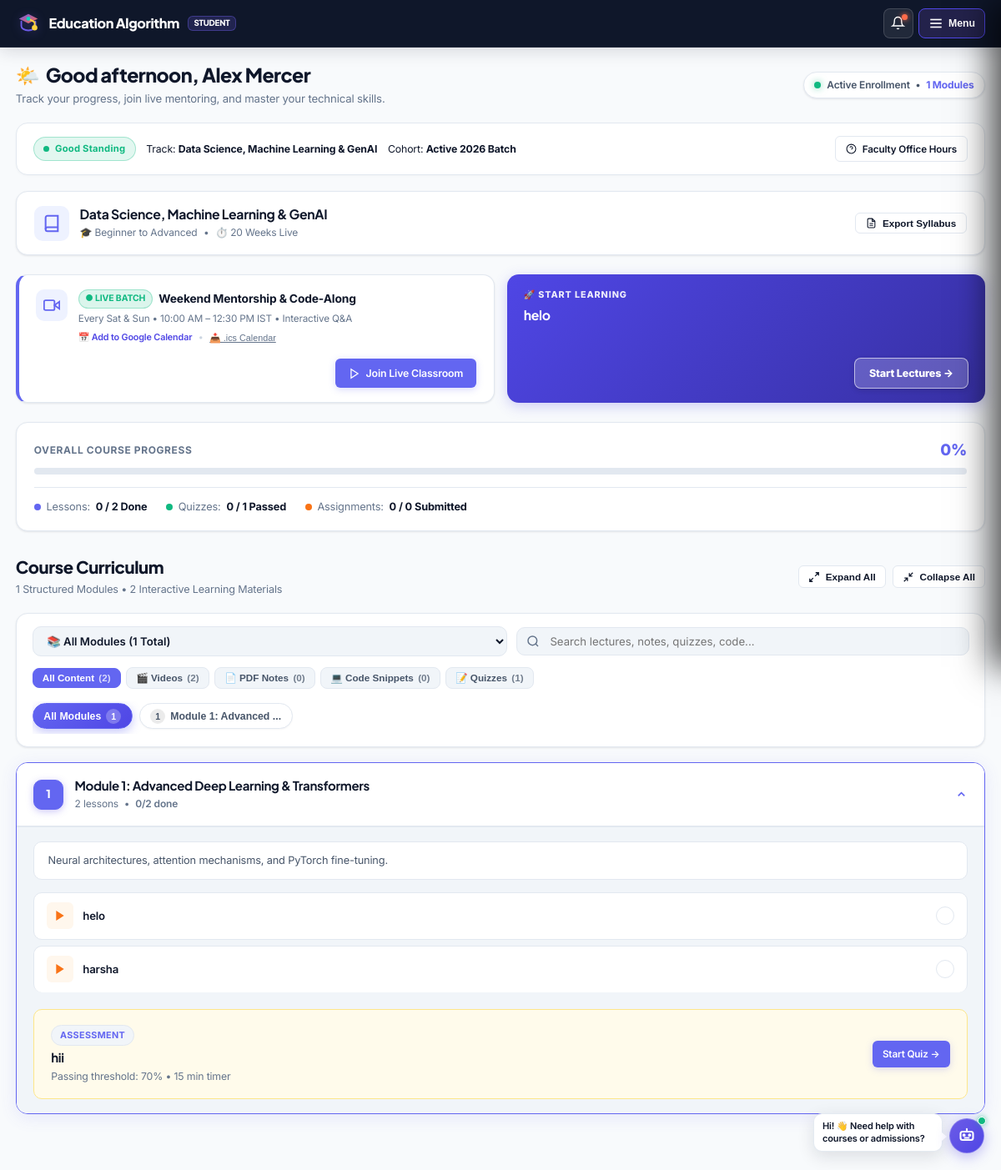
Page /dashboard (signed in) on the committed database.
### tables this page shows
CREATE TABLE `enrollments` (
  `id` int(11) NOT NULL AUTO_INCREMENT,
  `student_id` int(11) DEFAULT NULL,
  `course_id` int(11) DEFAULT NULL,
  `name` varchar(100) NOT NULL,
  `email` varchar(150) NOT NULL,
  `phone` varchar(30) NOT NULL,
  `course` varchar(150) NOT NULL,
  `amount` int(11) NOT NULL DEFAULT 15000,
  `payment_status` varchar(20) NOT NULL DEFAULT 'pending',
  `status` varchar(20) DEFAULT 'pending',
  `razorpay_order_id` varchar(100) DEFAULT NULL,
  `razorpay_payment_id` varchar(100) DEFAULT NULL,
  `enrolled_at` timestamp NULL DEFAULT NULL,
  `expires_at` timestamp NULL DEFAULT NULL,
  `lead_status` varchar(30) NOT NULL DEFAULT 'new',
  `created_at` timestamp NOT NULL DEFAULT current_timestamp(),
  PRIMARY KEY (`id`),
  KEY `idx_enrollments_email` (`email`),
  KEY `idx_enrollments_student_id` (`student_id`),
  KEY `idx_enrollments_status` (`status`),
  KEY `idx_enrollments_course_id` (`course_id`)
);

CREATE TABLE `courses` (
  `id` int(11) NOT NULL AUTO_INCREMENT,
  `title` varchar(150) NOT NULL,
  `slug` varchar(180) DEFAULT NULL,
  `description` text DEFAULT NULL,
  `level` varchar(50) DEFAULT 'Beginner to Advanced',
  `duration` varchar(50) DEFAULT '12 Weeks',
  `price` int(11) NOT NULL DEFAULT 15000,
  `status` varchar(20) NOT NULL DEFAULT 'published',
  `published_at` datetime DEFAULT NULL,
  `created_at` timestamp NOT NULL DEFAULT current_timestamp(),
  `updated_at` timestamp NOT NULL DEFAULT current_timestamp() ON UPDATE current_timestamp(),
  PRIMARY KEY (`id`),
  KEY `idx_courses_status` (`status`)
);

CREATE TABLE `videos` (
  `id` int(11) NOT NULL AUTO_INCREMENT,
  `module_id` int(11) NOT NULL,
  `title` varchar(150) NOT NULL,
  `file_path` varchar(255) NOT NULL,
  `sort_order` int(11) NOT NULL DEFAULT 0,
  `created_at` timestamp NOT NULL DEFAULT current_timestamp(),
  `duration` varchar(20) DEFAULT NULL,
  `youtube_id` varchar(20) DEFAULT NULL COMMENT 'YouTube 11-char video ID',
  `video_url` varchar(500) DEFAULT NULL COMMENT 'External video URL (Bunny.net, Vimeo, etc)',
  `bunny_video_id` varchar(100) DEFAULT NULL,
  PRIMARY KEY (`id`),
  KEY `module_id` (`module_id`),
  CONSTRAINT `videos_ibfk_1` FOREIGN KEY (`module_id`) REFERENCES `modules` (`id`) ON DELETE CASCADE
);

CREATE TABLE `modules` (
  `id` int(11) NOT NULL AUTO_INCREMENT,
  `course_id` int(11) NOT NULL,
  `title` varchar(150) NOT NULL,
  `description` text DEFAULT NULL,
  `sort_order` int(11) NOT NULL DEFAULT 0,
  `created_at` timestamp NOT NULL DEFAULT current_timestamp(),
  PRIMARY KEY (`id`),
  KEY `course_id` (`course_id`),
  CONSTRAINT `modules_ibfk_1` FOREIGN KEY (`course_id`) REFERENCES `courses` (`id`) ON DELETE CASCADE
);

CREATE TABLE `quizzes` (
  `id` int(11) NOT NULL AUTO_INCREMENT,
  `module_id` int(11) NOT NULL,
  `title` varchar(150) NOT NULL,
  `time_limit_minutes` int(11) NOT NULL DEFAULT 0,
  `pass_percent` int(11) NOT NULL DEFAULT 50,
  `created_at` timestamp NOT NULL DEFAULT current_timestamp(),
  PRIMARY KEY (`id`),
  KEY `module_id` (`module_id`),
  CONSTRAINT `quizzes_ibfk_1` FOREIGN KEY (`module_id`) REFERENCES `modules` (`id`) ON DELETE CASCADE
);

### dashboard.php (the view, shortened to what the rows shown need)
<?php
require_once __DIR__ . "/config.php";
require_once __DIR__ . "/includes/auth.php";
require_once __DIR__ . "/includes/gamification.php";
$studentId = requireStudent();
$hour = (int)date('G');
if ($hour >= 5 && $hour < 12) {
    $greeting = "Good morning";
    $greetingIcon = "☀️";
} elseif ($hour >= 12 && $hour < 17) {
    $greeting = "Good afternoon";
    $greetingIcon = "🌤️";
} else {
    $greeting = "Good evening";
    $greetingIcon = "🌙";
}
$enrolledCourses = getStudentCourses($studentId);
$hasEnrolledCourses = !empty($enrolledCourses);
$selectedCourseId = isset($_GET['course_id']) ? (int)$_GET['course_id'] : ($enrolledCourses[0]['id'] ?? 0);
$currentCourse = null;
if ($hasEnrolledCourses) {
    foreach ($enrolledCourses as $c) {
        if ((int)$c['id'] === $selectedCourseId) {
            $currentCourse = $c;
            break;
        }
    }
}
$stmtMod = $pdo->prepare("SELECT * FROM modules WHERE course_id = ? ORDER BY sort_order ASC, id ASC");
$stmtMod->execute([$selectedCourseId]);
$modules = $stmtMod->fetchAll();
$moduleIds = array_column($modules, 'id');
$modulePlaceholder = !empty($moduleIds) ? implode(',', array_fill(0, count($moduleIds), '?')) : '0';
$videosByModule = [];
if (!empty($moduleIds)) {
    $stmtV = $pdo->prepare("SELECT * FROM videos WHERE module_id IN ($modulePlaceholder) ORDER BY sort_order ASC");
    $stmtV->execute($moduleIds);
    foreach ($stmtV->fetchAll() as $v) {
        $videosByModule[$v["module_id"]][] = $v;
    }
}
$notesByModule = [];
$codeByModule = [];
$quizzesByModule = [];
if (!empty($moduleIds)) {
    $stmtQ = $pdo->prepare("SELECT * FROM quizzes WHERE module_id IN ($modulePlaceholder)");
    $stmtQ->execute($moduleIds);
    foreach ($stmtQ->fetchAll() as $q) {
        $quizzesByModule[$q["module_id"]] = $q;
    }
}
$attempts = [];
$completed = [];
$totalCourseItems = 0;
$doneCourseItems = 0;
$nextUpLesson = null;
foreach ($modules as $m) {
    $mid = $m["id"];
    foreach (($videosByModule[$mid] ?? []) as $v) {
        $totalCourseItems++;
        if (isset($completed["video_" . $v["id"]])) {
            $doneCourseItems++;
        } elseif (!$nextUpLesson) {
            $nextUpLesson = ['type' => 'video', 'title' => $v['title'], 'url' => 'watch.php?id=' . $v['id']];
        }
    }
}
$overallPercent = $totalCourseItems > 0 ? round(($doneCourseItems / $totalCourseItems) * 100) : 0;
?>
<!DOCTYPE html>
<html lang="en">
<head>
    <link rel="stylesheet" href="css/student.css?v=9.0">
    <link rel="stylesheet" href="css/chatbot.css?v=5.0.0">
</head>
<body>
    <?php include __DIR__ . "/student-nav.php"; ?>
    <main class="app-container">
        <section class="dashboard-hero-deck">
            <div class="hero-greeting-bar">
                <div class="greeting-title-block">
                    <h1>
                        <span id="studentGreetingIcon"><?php echo $greetingIcon; ?></span>
                        <span id="studentGreetingText"><?php echo $greeting; ?>, <?php echo e($studentName); ?></span>
                    </h1>
                </div>
            </div>
            <div class="academic-standing-card" style="border-radius: 14px; padding: 1rem 1.35rem; margin-bottom: 1.25rem; display: flex; align-items: center; justify-content: space-between; flex-wrap: wrap; gap: 1rem; box-shadow: 0 1px 3px rgba(0,0,0,0.03);">
                <div style="display: flex; align-items: center; gap: 0.85rem; flex-wrap: wrap;">
                    <div style="font-size: 0.82rem;">
                        <span>Track: <strong><?php echo e($currentCourse['title'] ?? 'Software Engineering'); ?></strong></span>
                    </div>
                </div>
            </div>
            <div class="course-showcase-card">
                <div class="course-showcase-left">
                    <div class="course-showcase-meta">
                        <h2><?php echo e($currentCourse['title'] ?? 'Course Title'); ?></h2>
                        <div class="meta-tags">
                            <span>🎓 <?php echo e($currentCourse['level'] ?? 'All Levels'); ?></span>
                            <span>•</span>
                            <span>⏱️ <?php echo e($currentCourse['duration'] ?? 'Self-Paced'); ?></span>
                        </div>
                    </div>
                </div>
            </div>
        </section>
        <section class="dual-banners-grid">
            <?php if ($nextUpLesson && $overallPercent < 100):
                $isNewStudent = ($doneCourseItems === 0);
                $badgeTitle = $isNewStudent ? '🚀 Start Learning' : '▶️ Continue Learning';
                $buttonText = $isNewStudent ? 'Start Lectures →' : 'Continue Lectures →';
            ?>
            <div class="clean-action-card resume-card">
                <div>
                    <div style="font-size: 0.72rem; text-transform: uppercase; letter-spacing: 0.08em; opacity: 0.9; font-weight: 800;"><?php echo $badgeTitle; ?></div>
                    <h3 style="color: #ffffff; font-size: 1.05rem; margin-top: 0.25rem; line-height: 1.35;"><?php echo e($nextUpLesson['title']); ?></h3>
                </div>
                <div style="display: flex; justify-content: flex-end;">
                    <a href="<?php echo e($nextUpLesson['url']); ?>" class="btn btn-secondary" style="background: rgba(255,255,255,0.2); color: #ffffff; border: 1.5px solid rgba(255,255,255,0.6); font-weight: 800; font-size: 0.84rem; padding: 0.5rem 1.15rem; border-radius: 8px; box-shadow: 0 2px 6px rgba(0,0,0,0.15);">
                        <?php echo $buttonText; ?>
                    </a>
                </div>
            </div>
            <?php endif; ?>
        </section>
        <section class="curriculum-studio">
            <div class="studio-header">
                <div class="studio-title-wrap">
                    <h2>Course Curriculum</h2>
                </div>
            </div>
            <?php if (!empty($modules)): ?>
            <div class="curriculum-toolbar-box">
                <div class="curriculum-pills-row" id="modulePillContainer">
                    <?php foreach ($modules as $idx => $mod): ?>
                    <button type="button" class="curr-pill" data-filter="<?php echo $mod['id']; ?>" onclick="filterModuleView(<?php echo $mod['id']; ?>, this)">
                        <span class="pill-badge"><?php echo $idx + 1; ?></span>
                        <span><?php echo e(mb_strimwidth($mod['title'], 0, 22, '...')); ?></span>
                    </button>
                    <?php endforeach; ?>
                </div>
            </div>
            <?php endif; ?>
            <div id="modulesAccordionList">
            <?php
            $urlModId = isset($_GET['module_id']) ? (int)$_GET['module_id'] : 0;
            foreach ($modules as $index => $m):
                $mid = $m["id"];
                $items = array_merge($videosByModule[$mid] ?? [], $notesByModule[$mid] ?? [], $codeByModule[$mid] ?? []);
                $moduleTotal = count($items);
                $moduleDone = 0;
                $isModuleComplete = ($moduleTotal > 0 && $moduleDone === $moduleTotal);
                $isOpen = ($urlModId > 0 ? ($urlModId === (int)$mid) : ($index === 0));
            ?>
            <article class="module-accordion <?php echo $isOpen ? 'open' : ''; ?>" id="module-<?php echo $mid; ?>" data-module-id="<?php echo $mid; ?>">
                <div class="module-header" role="button" tabindex="0" aria-expanded="<?php echo $isOpen ? 'true' : 'false'; ?>" onclick="toggleModuleAccordion(this)">
                    <div class="module-title-group">
                        <div class="module-number"><?php echo $index + 1; ?></div>
                        <div class="module-meta">
                            <h3><?php echo e($m["title"]); ?></h3>
                            <div class="module-subtext">
                                <span><?php echo $moduleTotal; ?> <?php echo $moduleTotal === 1 ? 'lesson' : 'lessons'; ?></span>
                                <?php if ($moduleTotal > 0): ?>
                                    <span>•</span>
                                    <span style="color: <?php echo $isModuleComplete ? '#10b981' : 'inherit'; ?>; font-weight: 600;"><?php echo $moduleDone; ?>/<?php echo $moduleTotal; ?> done</span>
                                <?php endif; ?>
                            </div>
                        </div>
                    </div>
                    <div class="module-status-group">
                        <span class="module-chevron">
                            <svg width="15" height="15" viewBox="0 0 24 24" fill="none" stroke="currentColor" stroke-width="2.5"><polyline points="6 9 12 15 18 9"/></svg>
                        </span>
                    </div>
                </div>
                <div class="module-body">
                    <?php if (!empty($m["description"])): ?>
                        <div class="module-desc-card">
                            <?php echo nl2br(e($m["description"])); ?>
                        </div>
                    <?php endif; ?>
                    <div class="lesson-list">
                        <?php foreach (($videosByModule[$mid] ?? []) as $v):
                            $isDone = isset($completed["video_" . $v["id"]]);
                        ?>
                        <a href="watch?id=<?php echo $v['id']; ?>" class="lesson-item" data-item-type="video" data-title="<?php echo strtolower(e($v["title"])); ?>">
                            <div class="lesson-left">
                                <div class="lesson-type-badge video" title="Video Lecture">
                                    <svg width="16" height="16" viewBox="0 0 24 24" fill="currentColor"><polygon points="5 3 19 12 5 21 5 3"/></svg>
                                </div>
                                <span class="lesson-title"><?php echo e($v["title"]); ?></span>
                            </div>
                            <div class="lesson-right">
                                <div class="completion-check <?php echo $isDone ? 'completed' : ''; ?>" title="<?php echo $isDone ? 'Completed' : 'Not completed'; ?>">
                                </div>
                            </div>
                        </a>
                        <?php endforeach; ?>
                    </div>
                    <?php if (isset($quizzesByModule[$mid])):
                        $quiz = $quizzesByModule[$mid];
                        $attempt = $attempts[$quiz["id"]] ?? null;
                        $hasPassed = $attempt && $attempt["ever_passed"];
                    ?>
                    <div class="assessment-card quiz" data-item-type="quiz">
                        <div>
                            <div class="badge <?php echo $hasPassed ? 'paid' : 'neutral'; ?>" style="margin-bottom: 0.35rem;">
                                <?php echo $hasPassed ? 'Passed' : 'Assessment'; ?>
                            </div>
                            <h4 style="font-size: 1rem;"><?php echo e($quiz["title"]); ?></h4>
                            <?php if ($attempt): ?>
                                <p style="font-size: 0.82rem; margin-top: 0.2rem;">
                                    Best Score: <strong><?php echo $attempt["best_score"]; ?> / <?php echo $attempt["total_questions"]; ?></strong>
                                    <?php echo $hasPassed ? '— <span style="color: #047857; font-weight:600;">Meets pass criteria</span>' : '— <span style="color: #b91c1c; font-weight:600;">Below passing score</span>'; ?>
                                </p>
                            <?php else: ?>
                                <p style="font-size: 0.82rem; margin-top: 0.2rem; color: #64748b;">
                                    Passing threshold: <?php echo (int)($quiz['pass_percent'] ?? 50); ?>% • <?php echo !empty($quiz['time_limit_minutes']) ? $quiz['time_limit_minutes'] . ' min timer' : 'No time limit'; ?>
                                </p>
                            <?php endif; ?>
                        </div>
                        <a href="quiz?id=<?php echo $quiz['id']; ?>" class="btn btn-primary btn-sm">
                            <?php echo $attempt ? 'Retake Quiz' : 'Start Quiz →'; ?>
                        </a>
                    </div>
                    <?php endif; ?>
                </div>
            </article>
            <?php endforeach; ?>
            </div>
        </section>
    </main>
</body>
</html>

### rows in the picture
enrollments: course.title "Data Science, Machine Learning & GenAI", course.level "Beginner to Advanced", course.duration "20 Weeks Live"
videos: title "helo"
modules: title "Module 1: Advanced ...", title "Module 1: Advanced Deep Learning & Transformers", id "2", shows "lessons", moduleDone "0", description "Neural architectures, attention mechanisms, and PyTorch fine-tuning.", id.title "hii", id.pass_percent "70", id.time_limit_minutes "15"
videos: title "harsha"

### other values in the picture
count($modules) "1"
$badgeTitle "🚀 START LEARNING"
$buttonText "Start Lectures →"
$overallPercent "0"
$doneCourseItems "0"
$totalCourseItems "2"
$passedQuizzesCount "0"
$totalQuizzes "1"
$submittedAssignmentsCount "0"
$totalAssignments "0"
$totalVideosCount "2"
$totalNotesCount "0"
$totalCodeCount "0"
